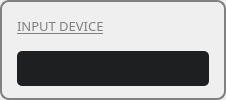
       <widget class="QGroupBox" name="inputGroupBox">
        <property name="styleSheet">
         <string notr="true">QGroupBox {
    border: 2px solid gray;
    border-radius: 9px;
	color: rgb(255, 255, 255);
    /*margin-top: 1ex;  leave space at the top for the title */
}</string>
        </property>
        <layout class="QVBoxLayout" name="verticalLayout_3">
         <property name="spacing">
          <number>0</number>
         </property>
         <property name="leftMargin">
          <number>15</number>
         </property>
         <property name="topMargin">
          <number>0</number>
         </property>
         <property name="rightMargin">
          <number>15</number>
         </property>
         <property name="bottomMargin">
          <number>0</number>
         </property>
         <item>
          <layout class="QHBoxLayout" name="horizontalLayout_5">
           <property name="spacing">
            <number>0</number>
           </property>
           <item>
            <widget class="QLabel" name="inputDeviceLabel">
             <property name="sizePolicy">
              <sizepolicy hsizetype="Preferred" vsizetype="Fixed">
               <horstretch>0</horstretch>
               <verstretch>0</verstretch>
              </sizepolicy>
             </property>
             <property name="font">
              <font>
               <family>Rubik</family>
               <pointsize>10</pointsize>
               <italic>false</italic>
               <bold>false</bold>
               <underline>true</underline>
              </font>
             </property>
             <property name="styleSheet">
              <string notr="true">color: gray;</string>
             </property>
             <property name="text">
              <string>INPUT DEVICE</string>
             </property>
             <property name="margin">
              <number>0</number>
             </property>
            </widget>
           </item>
           <item>
            <spacer name="horizontalSpacer">
             <property name="orientation">
              <enum>Qt::Horizontal</enum>
             </property>
             <property name="sizeType">
              <enum>QSizePolicy::Expanding</enum>
             </property>
             <property name="sizeHint" stdset="0">
              <size>
               <width>40</width>
               <height>10</height>
              </size>
             </property>
            </spacer>
           </item>
           <item>
            <widget class="QPushButton" name="inputAudioSettButton">
             <property name="sizePolicy">
              <sizepolicy hsizetype="Preferred" vsizetype="Fixed">
               <horstretch>0</horstretch>
               <verstretch>0</verstretch>
              </sizepolicy>
             </property>
             <property name="minimumSize">
              <size>
               <width>0</width>
               <height>0</height>
              </size>
             </property>
             <property name="toolTip">
              <string>Open sound Recording devices control panel</string>
             </property>
             <property name="autoFillBackground">
              <bool>false</bool>
             </property>
             <property name="text">
              <string/>
             </property>
             <property name="icon">
              <iconset resource="koordipics.qrc">
               <normaloff>:/img/images/CONFIG BTN OFF.png</normaloff>:/img/images/CONFIG BTN OFF.png</iconset>
             </property>
             <property name="iconSize">
              <size>
               <width>28</width>
               <height>28</height>
              </size>
             </property>
             <property name="flat">
              <bool>true</bool>
             </property>
            </widget>
           </item>
           <item>
            <widget class="QLabel" name="inputInfoLabel">
             <property name="sizePolicy">
              <sizepolicy hsizetype="Preferred" vsizetype="Fixed">
               <horstretch>0</horstretch>
               <verstretch>0</verstretch>
              </sizepolicy>
             </property>
             <property name="minimumSize">
              <size>
               <width>25</width>
               <height>25</height>
              </size>
             </property>
             <property name="maximumSize">
              <size>
               <width>25</width>
               <height>25</height>
              </size>
             </property>
             <property name="toolTip">
              <string>&lt;html&gt;&lt;head/&gt;&lt;body&gt;&lt;p&gt;&lt;span style=&quot; font-weight:700;&quot;&gt;AUDIO INPUT DEVICE - Tips&lt;/span&gt;&lt;/p&gt;&lt;p&gt;Choose your Audio Input Device here, eg your microphone.&lt;/p&gt;&lt;p&gt;For best results, you should select a choice from the same hardware device as the Output device.&lt;/p&gt;&lt;p&gt;If you don't see your device listed here, you may need to configure it in Windows.&lt;/p&gt;&lt;p&gt;Click the tool button to pop up the Windows audio control panel for Recording devices, where you can manage your audio inputs. (You may need to close and re-open KoordASIO Control to refresh the device list.)&lt;/p&gt;&lt;p&gt;Hint: to set the sample rate, select the Device, click Properties, and select the &amp;quot;Advanced&amp;quot; tab. &lt;/p&gt;&lt;/body&gt;&lt;/html&gt;</string>
             </property>
             <property name="styleSheet">
              <string notr="true">image: url(:/img/images/INFO BTN OFF.png);</string>
             </property>
             <property name="text">
              <string/>
             </property>
            </widget>
           </item>
          </layout>
         </item>
         <item>
          <layout class="QHBoxLayout" name="horizontalLayout_7">
           <property name="spacing">
            <number>0</number>
           </property>
           <item>
            <widget class="QComboBox" name="inputDeviceBox">
             <property name="sizePolicy">
              <sizepolicy hsizetype="Preferred" vsizetype="Fixed">
               <horstretch>0</horstretch>
               <verstretch>0</verstretch>
              </sizepolicy>
             </property>
             <property name="palette">
              <palette>
               <active>
                <colorrole role="WindowText">
                 <brush brushstyle="SolidPattern">
                  <color alpha="255">
                   <red>255</red>
                   <green>255</green>
                   <blue>255</blue>
                  </color>
                 </brush>
                </colorrole>
                <colorrole role="Button">
                 <brush brushstyle="SolidPattern">
                  <color alpha="255">
                   <red>29</red>
                   <green>31</green>
                   <blue>33</blue>
                  </color>
                 </brush>
                </colorrole>
                <colorrole role="Text">
                 <brush brushstyle="SolidPattern">
                  <color alpha="255">
                   <red>255</red>
                   <green>255</green>
                   <blue>255</blue>
                  </color>
                 </brush>
                </colorrole>
                <colorrole role="ButtonText">
                 <brush brushstyle="SolidPattern">
                  <color alpha="255">
                   <red>255</red>
                   <green>255</green>
                   <blue>255</blue>
                  </color>
                 </brush>
                </colorrole>
                <colorrole role="Base">
                 <brush brushstyle="SolidPattern">
                  <color alpha="255">
                   <red>29</red>
                   <green>31</green>
                   <blue>33</blue>
                  </color>
                 </brush>
                </colorrole>
                <colorrole role="Window">
                 <brush brushstyle="SolidPattern">
                  <color alpha="255">
                   <red>29</red>
                   <green>31</green>
                   <blue>33</blue>
                  </color>
                 </brush>
                </colorrole>
                <colorrole role="PlaceholderText">
                 <brush brushstyle="SolidPattern">
                  <color alpha="255">
                   <red>255</red>
                   <green>255</green>
                   <blue>255</blue>
                  </color>
                 </brush>
                </colorrole>
               </active>
               <inactive>
                <colorrole role="WindowText">
                 <brush brushstyle="SolidPattern">
                  <color alpha="255">
                   <red>255</red>
                   <green>255</green>
                   <blue>255</blue>
                  </color>
                 </brush>
                </colorrole>
                <colorrole role="Button">
                 <brush brushstyle="SolidPattern">
                  <color alpha="255">
                   <red>29</red>
                   <green>31</green>
                   <blue>33</blue>
                  </color>
                 </brush>
                </colorrole>
                <colorrole role="Text">
                 <brush brushstyle="SolidPattern">
                  <color alpha="255">
                   <red>255</red>
                   <green>255</green>
                   <blue>255</blue>
                  </color>
                 </brush>
                </colorrole>
                <colorrole role="ButtonText">
                 <brush brushstyle="SolidPattern">
                  <color alpha="255">
                   <red>255</red>
                   <green>255</green>
                   <blue>255</blue>
                  </color>
                 </brush>
                </colorrole>
                <colorrole role="Base">
                 <brush brushstyle="SolidPattern">
                  <color alpha="255">
                   <red>29</red>
                   <green>31</green>
                   <blue>33</blue>
                  </color>
                 </brush>
                </colorrole>
                <colorrole role="Window">
                 <brush brushstyle="SolidPattern">
                  <color alpha="255">
                   <red>29</red>
                   <green>31</green>
                   <blue>33</blue>
                  </color>
                 </brush>
                </colorrole>
                <colorrole role="PlaceholderText">
                 <brush brushstyle="SolidPattern">
                  <color alpha="255">
                   <red>255</red>
                   <green>255</green>
                   <blue>255</blue>
                  </color>
                 </brush>
                </colorrole>
               </inactive>
               <disabled>
                <colorrole role="WindowText">
                 <brush brushstyle="SolidPattern">
                  <color alpha="255">
                   <red>255</red>
                   <green>255</green>
                   <blue>255</blue>
                  </color>
                 </brush>
                </colorrole>
                <colorrole role="Button">
                 <brush brushstyle="SolidPattern">
                  <color alpha="255">
                   <red>29</red>
                   <green>31</green>
                   <blue>33</blue>
                  </color>
                 </brush>
                </colorrole>
                <colorrole role="Text">
                 <brush brushstyle="SolidPattern">
                  <color alpha="255">
                   <red>255</red>
                   <green>255</green>
                   <blue>255</blue>
                  </color>
                 </brush>
                </colorrole>
                <colorrole role="ButtonText">
                 <brush brushstyle="SolidPattern">
                  <color alpha="255">
                   <red>255</red>
                   <green>255</green>
                   <blue>255</blue>
                  </color>
                 </brush>
                </colorrole>
                <colorrole role="Base">
                 <brush brushstyle="SolidPattern">
                  <color alpha="255">
                   <red>29</red>
                   <green>31</green>
                   <blue>33</blue>
                  </color>
                 </brush>
                </colorrole>
                <colorrole role="Window">
                 <brush brushstyle="SolidPattern">
                  <color alpha="255">
                   <red>29</red>
                   <green>31</green>
                   <blue>33</blue>
                  </color>
                 </brush>
                </colorrole>
                <colorrole role="PlaceholderText">
                 <brush brushstyle="SolidPattern">
                  <color alpha="255">
                   <red>255</red>
                   <green>255</green>
                   <blue>255</blue>
                  </color>
                 </brush>
                </colorrole>
               </disabled>
              </palette>
             </property>
             <property name="font">
              <font>
               <family>Rubik</family>
               <pointsize>10</pointsize>
              </font>
             </property>
             <property name="autoFillBackground">
              <bool>false</bool>
             </property>
             <property name="styleSheet">
              <string notr="true">QComboBox {
    border: 0px solid #1d1f21;
    border-radius: 5px;
	height: 35px;
	padding-left: 10px;
    min-width: 10em;
	background: #1d1f21;
	color: white;
	font-family: &quot;Rubik&quot;;
	font-size: 10pt;
}


QComboBox:on { /* shift the text when the popup opens */
    padding-left: 10px;
}

QComboBox::drop-down {
    subcontrol-origin: padding;
    subcontrol-position: top right;
    width: 28px;
	padding-right: 10px;
    border-left-width: 0px;
    border-left-color: darkgray;
    border-left-style: solid; /* just a single line */
    border-top-right-radius: 3px; /* same radius as the QComboBox */
    border-bottom-right-radius: 3px;
}

QComboBox::down-arrow {
    image: url(:/img/images/RoundedArrow4x.png);
	width: 22px;
}

QComboBox::down-arrow:on { /* shift the arrow when popup is open */
    top: 0px;
    left: 0px;
}</string>
             </property>
            </widget>
           </item>
          </layout>
         </item>
        </layout>
       </widget>
